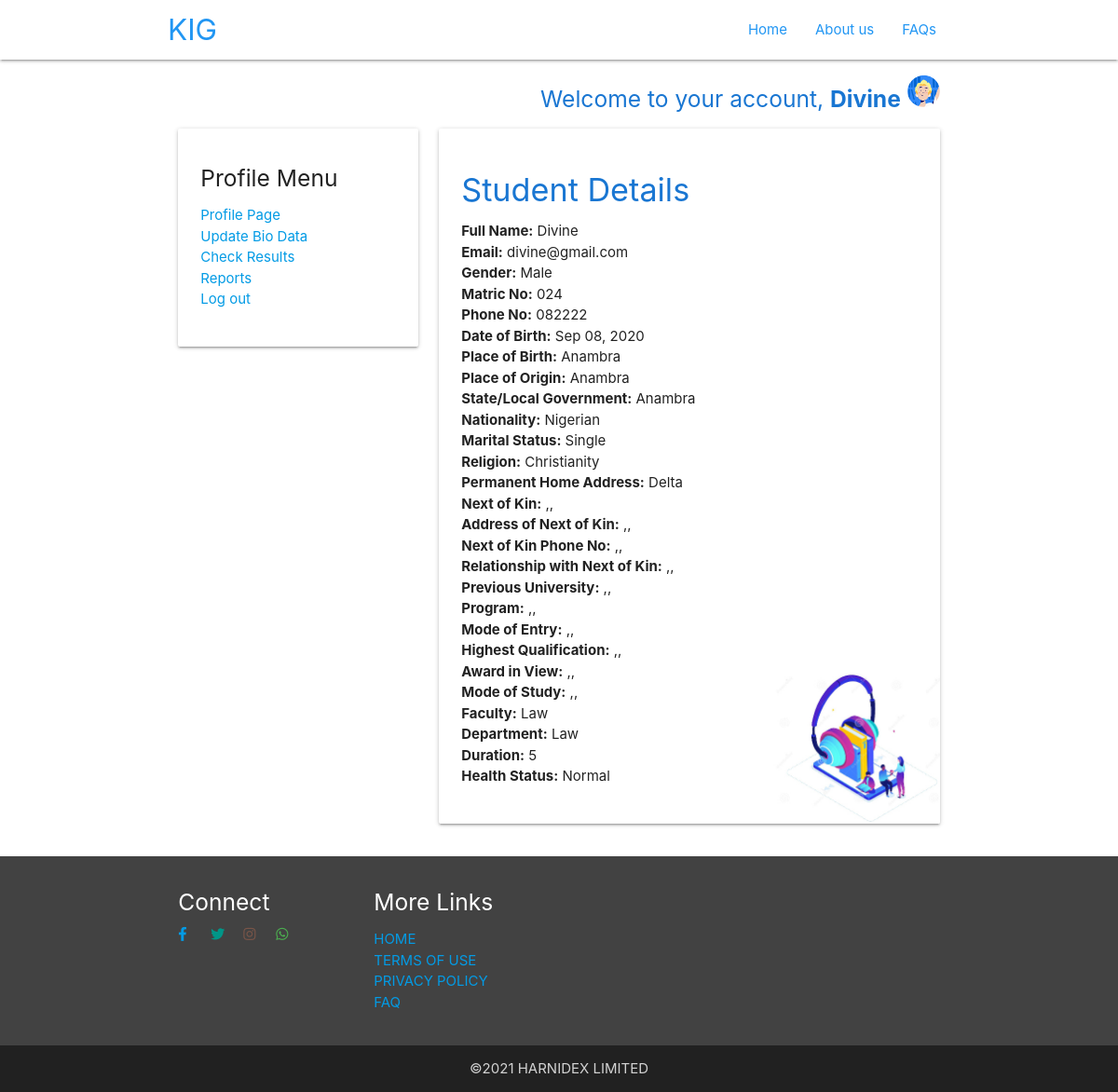
The app's page /dashboard (signed in), older data.
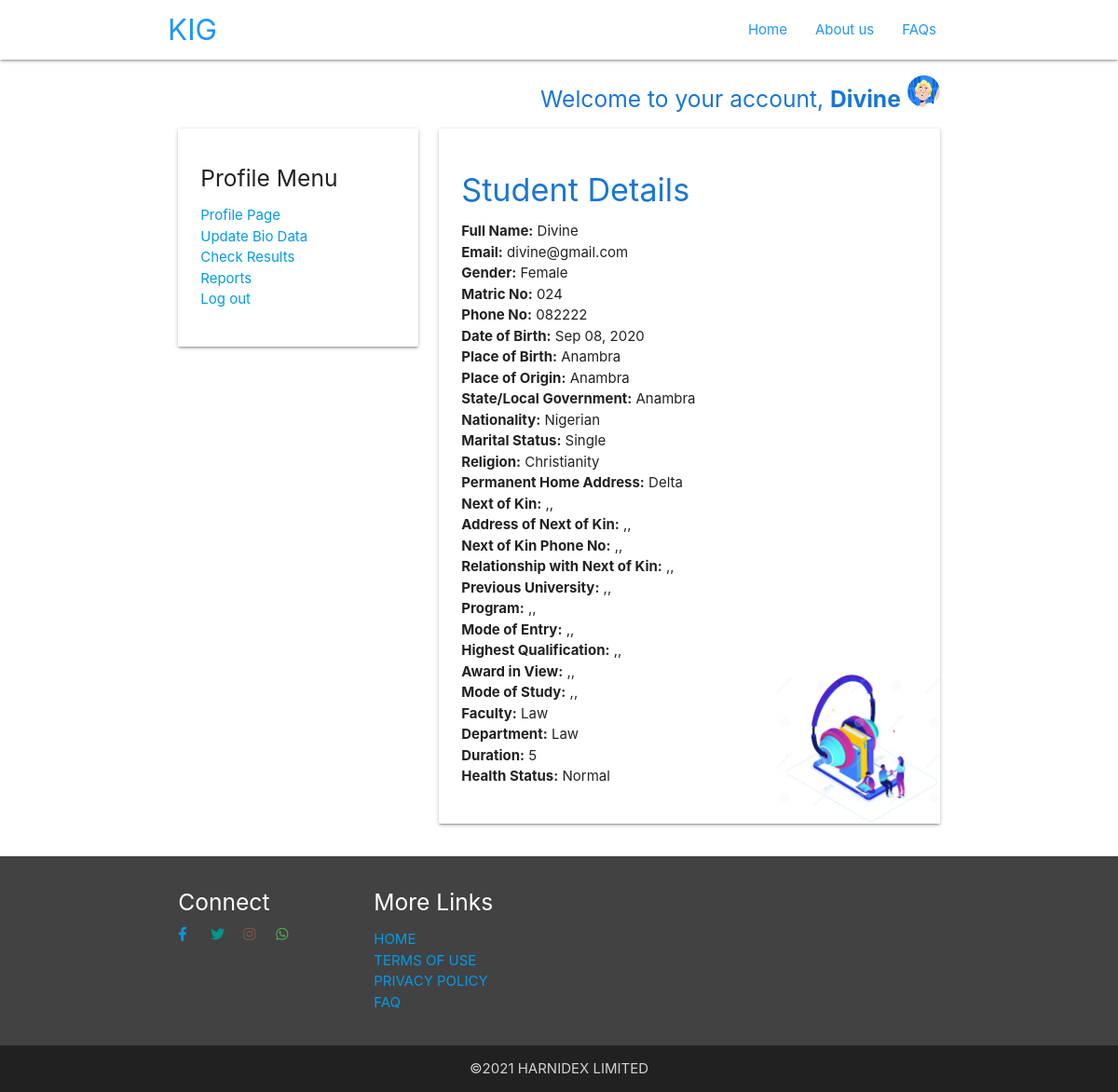
The same page, newer data.
### app/models.py (models this page shows, shortened)
class User(db.Model):
    id = db.Column(db.Integer, primary_key=True)
    name = db.Column(db.String(50),index=True,unique=True)
    email = db.Column(db.String(120),unique=True)
    phone = db.Column(db.String(50))
    matric = db.Column(db.String(20),unique=True)
    gender = db.Column(db.String(10))
    role = db.Column(db.String(10))
    password_hash = db.Column(db.String(200),index=True,unique=True)
    reqistered = db.Column(db.DateTime(), default= datetime.utcnow())

class Info(db.Model):
    id = db.Column(db.Integer, primary_key=True)
    DOB = db.Column(db.String(20))
    nationality = db.Column(db.String(120))
    POB = db.Column(db.String(120))
    POO = db.Column(db.String(120))
    state = db.Column(db.String(120))
    M_S = db.Column(db.String(120))
    religion = db.Column(db.String(120))
    address = db.Column(db.String(200))
    kin = db.Column(db.String(120))
    kin_address = db.Column(db.String(200))
    previous_uni = db.Column(db.String(120))
    program = db.Column(db.String(120))
    mode = db.Column(db.String(120))
    qualification = db.Column(db.String(120))
    award = db.Column(db.String(120))
    study = db.Column(db.String(120))
    faculty = db.Column(db.String(120))
    department = db.Column(db.String(120))
    duration = db.Column(db.String(120))
    health = db.Column(db.String(120))
    kin_relationship = db.Column(db.String(120))
    kin_no = db.Column(db.String(120))
    user_id = db.Column(db.Integer,index=True,unique=True)

### app/routes.py (the view)
@app.route('/dashboard')
def dashboard():
    logged_in = True
    if 'name' in session:
        name = session['name']
        password = session['password']
    else:
        name = request.cookies.get('name')
        password = request.cookies.get('password')
        if name is None or password is None:
            logged_in = False
            return redirect(url_for('login'))
    student_obj= User.query.filter(User.role =="Student").all()
    students=[]
    for item in student_obj:
        item_dict = {
        'name': item.name,
        'matric':item.matric,
        'gender':item.gender,
        'registered': item.reqistered,
        'id':item.id
        }
        students.append(item_dict)
    length= len(students)
    user = User.query.filter((User.name==name)&(User.password_hash == password)).first()
    info= Info.query.filter(Info.user_id==user.id).first()
    return render_template('dashboard.html',user=user,students=students,info=info,len=length)

### app/templates/dashboard.html (shortened to what this page needs)
<!DOCTYPE html>
<html lang="en">
<head>
    <link rel="stylesheet" href="../static/css/materialize.min.css">
    <link rel="stylesheet" href="../static/fontawesome-5.15/css/all.min.css">
</head>
<body>
    <header>
        <nav class="transparent">
            <div class="container">
                <a id="logo-container" href="#" class="brand-logo blue-text">KIG</a>
                <ul class="right hide-on-med-and-down ">
                    <li><a href="/" class="blue-text">Home</a></li>
                    <li><a href="/about" class="blue-text">About us</a></li>
                    <li><a href="/faq" class="blue-text">FAQs</a></li>
                </ul>
            </div>
        </nav>
    </header>
    <main class="container">
        <div class="row">
          {% if user.role == "Admin"%}
          <div class="col s12">
            <h5 class="blue-text text-darken-2 right">Welcome to your account, <b>{{user.name}}</b> <img src="../static/img/Illustration3.png" height=35px width=auto></h5>
        </div>
            <div class="col s6 l3 z-depth-1">
                <h4>Profile Menu</h4>
                <ul class="links">
                    <li><a href="/signup">Register student profile</a></li>
                    <li><a href="/logout">Log out</a></li>
                </ul>
            </div>
            <div class="col s12" style="margin-top:160px;">
                <h2 class="blue-text center">
                    <i class="fas fa-user-friends"></i>KIG University student list
                </h2>
                {%if len > 0 %}
                <table class="striped">
                    <thead>
                        <tr>
                            <th>Id</th>
                            <th>Name</th>
                            <th>Matric No.</th>
                            <th>Gender</th>
                            <th>Registered</th>
                            <th>Edit</th>
                            <th>Delete</th>
                        </tr>
                    </thead>
                   <tbody> {% for student in students %} <tr>
                            <td>{{student.id}}</td>
                            <td><a href="/admin/view/{{student.id}}">{{student.name}}</a></td>
                            <td>{{student.matric}}</td>
                            <td>{{student.gender}}</td>
                            <td><i class="fas fa-calendar-day blue-text"></i> {{student.registered}}</td>
                            <td><a href="/student-profile/edit/{{student.id}}"><i class="fa fa-edit green-text"></i></a> </td>
                            <td><a href="#delete{{student.id}}"class="modal-trigger"><i class="fa fa-trash red-text"></i></a> </td>
                        </tr>
                             <div class="modal" id="delete{{student.id}}" style="width:500px">
                                <div class="modal-content">
                                    <h5 class="red-text">Delete Notice!</h5>
                                  <p>Are you sure you want to delete {{student.name}}'s account ?</p>
                                </div>
                                <div class="modal-footer">
                                  <a href="/student-profile/delete/{{student.id}}" class=" btn crimson"> Accept</a>
                                  <a href="#cancel" class="modal-close btn green"> Cancel </a>
                                </div>
                              </div>
                      {% endfor %} </tbody>
                </table>
                {%else%}
                <h2 class="grey-text">NO STUDENT ACCOUNT IN ACTIVE</h2>
                {%endif%}
            </div>
        </div>
     {%else%}
     <div class="col s12">
        <h5 class="blue-text text-darken-2 right">Welcome to your account, <b>{{user.name}}</b> <img src="../static/img/Illustration2.png" height=35px width=auto></h5>
    </div>
            <div class="col  s8 l4">
                <div class="card-panel">
                <h5>Profile Menu</h5>
                <ul class="links">
                    <li><a href="/dashboard">Profile Page</a></li>
                    <li> <a href="/student/register/{{user.id}}">Update Bio Data</a></li>
                    <li> <a href="#" onclick=" M.toast({html: 'COMING SOON!',classes:'black-text transparent'});">Check Results</a></li>
                    <li> <a href="#"  onclick=" M.toast({html: 'COMING SOON!',classes:'black-text transparent'});">Reports</a></li>
                    <li> <a href="/logout">Log out</a></li>
                </ul>
            </div>
            </div>
            <div class="col s12 l8 ">
                <div class="card-panel bg">
                    <h4 class="blue-text text-darken-2">Student Details</h4>
                    <ul>
                        <li><b>Full Name:</b> {{user.name}}</li>
                        <li><b>Email:</b> {{user.email}}</li>
                        <li><b>Gender:</b> {{user.gender}}</li>
                        <li><b>Matric No:</b> {{user.matric}}</li>
                        <li><b>Phone No:</b> {{user.phone}}</li>
                        <li><b>Date of Birth:</b> {{info.DOB}}</li>
                        <li><b>Place of Birth:</b> {{info.POB}}</li>
                        <li><b>Place of Origin:</b> {{info.POO}}</li>
                        <li><b>State/Local Government:</b> {{info.state}}</li>
                        <li><b>Nationality:</b> {{info.nationality}}</li>
                        <li><b>Marital Status:</b> {{info.M_S}}</li>
                        <li><b>Religion:</b> {{info.religion}}</li>
                        <li><b>Permanent Home Address:</b> {{info.address}}</li>
                        <li><b>Next of Kin:</b> {{info.kin}}</li>
                        <li><b>Address of Next of Kin:</b> {{info.kin_address}}</li>
                        <li><b>Next of Kin Phone No:</b> {{info.kin_no}}</li>
                        <li><b>Relationship with Next of Kin:</b> {{info.kin_relationship}}</li>
                        <li><b>Previous University:</b> {{info.previous_uni}}</li>
                        <li><b>Program:</b> {{info.program}}</li>
                        <li><b>Mode of Entry:</b> {{info.mode}}</li>
                        <li><b>Highest Qualification:</b> {{info.qualification}}</li>
                        <li><b>Award in View:</b> {{info.award}}</li>
                        <li><b>Mode of Study:</b> {{info.study}}</li>
                        <li><b>Faculty:</b> {{info.faculty}}</li>
                        <li><b>Department:</b> {{info.department}}</li>
                        <li><b>Duration:</b> {{info.duration}}</li>
                        <li><b>Health Status:</b> {{info.health}}</li>
                    </ul>
                </div>
            </div>
        </div> {%endif%}
    </main>
    <footer  class="page-footer grey darken-3">
        <div class="container">
          <div class="row">
            <div class="col l3 s12">
              <h5>Connect</h5>
              <div class="row">
                <div class='col s2'><a  href="http://www.facebook.com/harnidex"><i class="fab fa-facebook-f"></i></a></div>
                <div class='col s2'><a  href="http://www.twitter.com/harnidex_"><i class="fab fa-twitter teal-text"></i></a></div>
                <div class='col s2'><a  href="http://wwww.instagram.com/harnidex"><i class="fab fa-instagram brown-text"></i></a></div>
                <div class='col s2'><a  href="#!"><i class="fab fa-whatsapp green-text"></i></a></div>
              </div>
            </div>
             <div class="col l3 s12">
                  <h5 class=>More Links</h5>
                  <ul class="links">
                    <li><a  href="/">HOME</a></li>
                    <li><a  href="/extra">TERMS OF USE</a></li>
                    <li><a  href="/extra">PRIVACY POLICY</a></li>
                    <li><a  href="/faq">FAQ</a></li>
                  </ul>
                </div>
          </div>
        </div>
          <div class="footer-copyright grey darken-4">
            <div class="container center-align">
      &copy;2021 HARNIDEX LIMITED
            </div>
        </div>
      </footer>
    </body>
</html>

Row changes from the older to the newer data that the page shows:
changed User "Divine": gender "Male" → "Female"
